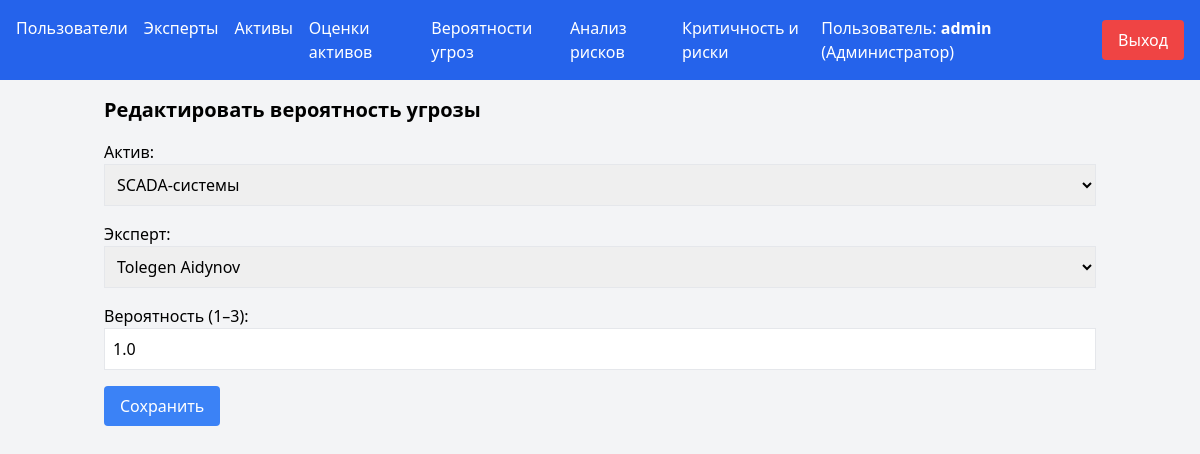
The app's page /threat_probabilities/edit/1 (signed in) with its own data.
### tables this page shows
CREATE TABLE threat_probabilities (
                id INTEGER PRIMARY KEY AUTOINCREMENT,
                asset_id INTEGER,
                expert_id INTEGER,
                probability REAL,
                FOREIGN KEY (asset_id) REFERENCES assets(id),
                FOREIGN KEY (expert_id) REFERENCES experts(id)
            );

CREATE TABLE assets (
                id INTEGER PRIMARY KEY AUTOINCREMENT,
                name TEXT NOT NULL UNIQUE,
                life_health REAL,
                economy REAL,
                ecology REAL,
                dependency REAL,
                social REAL,
                international REAL,
                threat_probability REAL
            );

CREATE TABLE experts (
                id INTEGER PRIMARY KEY AUTOINCREMENT,
                name TEXT NOT NULL UNIQUE
            );

### app.py (the view, shortened to what this page needs)
@app.route('/threat_probabilities/edit/<int:id>', methods=['GET', 'POST'])
@expert_required
def edit_threat_probability(id):
    with sqlite3.connect('risk_assessment.db') as conn:
        cursor = conn.cursor()
        cursor.execute('SELECT id, asset_id, expert_id, probability FROM threat_probabilities WHERE id = ?', (id,))
        probability = cursor.fetchone()
        if not probability:
            flash('Вероятность угрозы не найдена!')
            return redirect(url_for('list_threat_probabilities'))
        if session.get('role') == 'expert':
            if probability[2] != session.get('expert_id'):
                flash('У вас нет прав для редактирования этой оценки!')
                return redirect(url_for('list_threat_probabilities'))
        cursor.execute('SELECT id, name FROM assets')
        assets = cursor.fetchall()
        if session.get('role') == 'admin':
            cursor.execute('SELECT id, name FROM experts')
            experts = cursor.fetchall()
            expert_id_from_form = True
        else:
            cursor.execute('SELECT id, name FROM experts WHERE id = ?', (probability[2],))
            experts = cursor.fetchall()
            expert_id_from_form = False
    return render_template('edit_threat_probability.html', probability=probability, assets=assets, experts=experts)

### app.py (called while the page is built)
def expert_required(f):
    @wraps(f)
    def decorated_function(*args, **kwargs):
        if 'user_id' not in session:
            flash('Пожалуйста, войдите в систему для доступа к этой странице.')
            return redirect(url_for('login'))
        if session.get('role') not in ['admin', 'expert']:
            flash('Доступ запрещён. Требуются права эксперта.')
            return redirect(url_for('index'))
        return f(*args, **kwargs)
    return decorated_function

### templates/edit_threat_probability.html
{% extends "index.html" %}
{% block content %}
    <h2 class="text-xl font-semibold mb-4">Редактировать вероятность угрозы</h2>
    <form method="POST" action="{{ url_for('edit_threat_probability', id=probability[0]) }}" class="space-y-4">
        <div>
            <label for="asset_id" class="block">Актив:</label>
            <select id="asset_id" name="asset_id" class="border p-2 w-full" required>
                {% for asset in assets %}
                    <option value="{{ asset[0] }}" {% if asset[0] == probability[1] %}selected{% endif %}>{{ asset[1] }}</option>
                {% endfor %}
            </select>
        </div>
        {% if session.get('role') == 'admin' %}
        <div>
            <label for="expert_id" class="block">Эксперт:</label>
            <select id="expert_id" name="expert_id" class="border p-2 w-full" required>
                {% for expert in experts %}
                    <option value="{{ expert[0] }}" {% if expert[0] == probability[2] %}selected{% endif %}>{{ expert[1] }}</option>
                {% endfor %}
            </select>
        </div>
        {% else %}
        <input type="hidden" name="expert_id" value="{{ probability[2] }}">
        <div>
            <label class="block">Эксперт:</label>
            <p class="border p-2 w-full bg-gray-100">{{ experts[0][1] if experts else 'Не найден' }}</p>
        </div>
        {% endif %}
        <div>
            <label for="probability" class="block">Вероятность (1–3):</label>
            <input type="number" id="probability" name="probability" class="border p-2 w-full" step="0.1" min="1" max="3" value="{{ probability[3] }}" required>
        </div>
        <button type="submit" class="bg-blue-500 text-white px-4 py-2 rounded">Сохранить</button>
    </form>
{% endblock %}

### records on screen
threat_probabilities: asset_id "SCADA-системы", expert_id "Tolegen Aidynov", probability "1.0"

### other values on screen
{{ session.get('username') }} "admin"
{{ 'Администратор' if session.get('role') == 'admin' else 'Эксперт' }} "Администратор"
